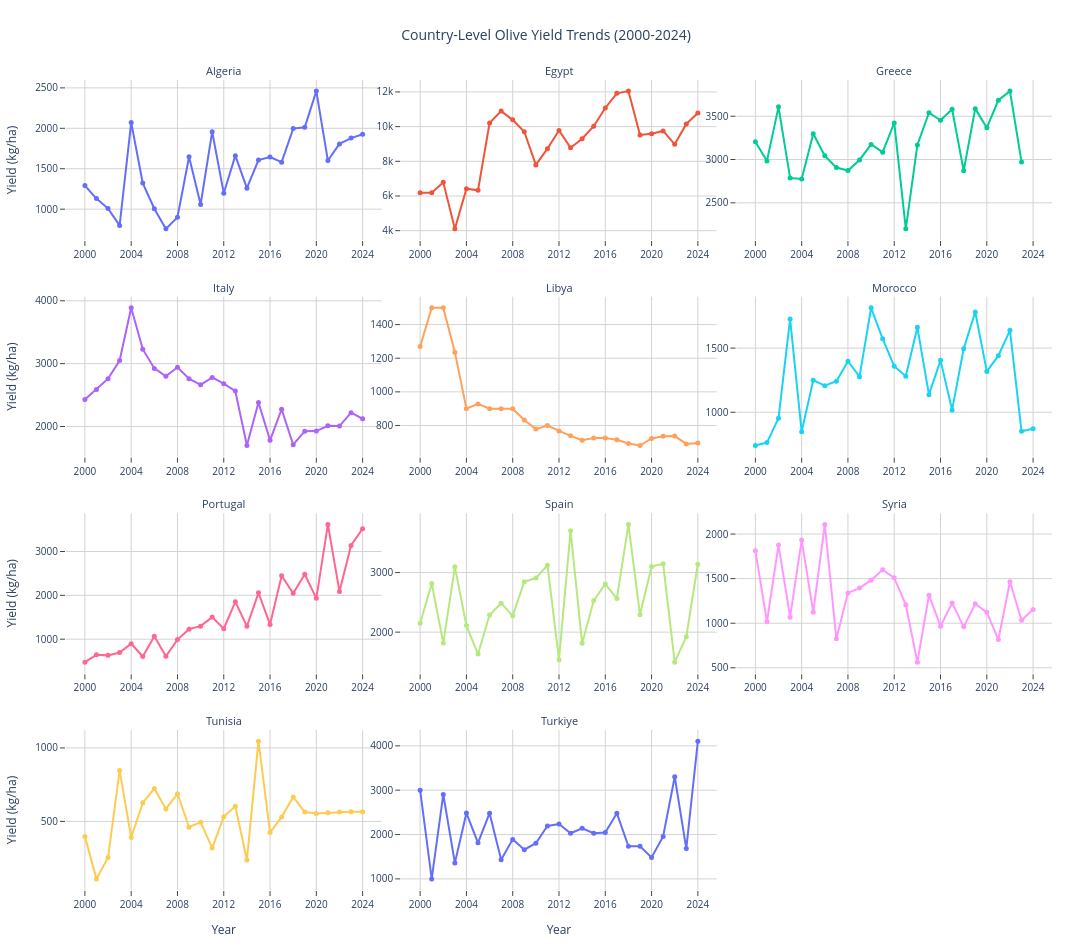

The cell this chart's notebook holds for it:
### Markdown cell above
## Business Question 1: How Has Olive Yield Evolved Across Mediterranean Countries Between 2000 and 2024?

Examine how olive yield evolved within each country and whether country-level trends followed the regional pattern.

Reading note: Each subplot uses an independent y-axis scale to make country-level changes easier to observe. Absolute yield levels can be compared using the axis values, but the visual magnitude of fluctuations should not be compared directly across panels.

### Code cell
# Create country-level time series
fig = px.line(
    df,
    x="Year",
    y="Yield_kg_per_ha",
    color="Country",
    facet_col="Country",
    facet_col_wrap=3,
    markers=True,
    title="Country-Level Olive Yield Trends (2000-2024)",
    labels={
        "Yield_kg_per_ha": "Yield (kg/ha)",
        "Year": "Year",
    },
)

# Use independent y-axis scales to highlight trends within each country
fig.update_yaxes(matches=None)

# Display y-axis ticks and gridlines in all panels
fig.for_each_yaxis(
    lambda axis: axis.update(
        showticklabels=True,
        showgrid=True,
        ticks="outside",
        gridcolor="lightgray",
    )
)

# Display year labels in all panels
fig.for_each_xaxis(
    lambda axis: axis.update(
        showticklabels=True,
        tickmode="linear",
        dtick=4,
        showgrid=True,
        ticks="outside",
        gridcolor="lightgray",
    )
)

# Remove the "Country=" prefix from facet labels
fig.for_each_annotation(
    lambda annotation: annotation.update(
        text=annotation.text.split("=")[-1],
        font=dict(size=11),
    )
)

# Improve line and marker visibility
fig.update_traces(
    line=dict(width=2),
    marker=dict(size=5),
)

fig.update_layout(
    height=950,
    width=1200,
    showlegend=False,
    hovermode="x unified",
    plot_bgcolor="white",
    paper_bgcolor="white",
    font=dict(size=10),
    title=dict(x=0.5, xanchor="center"),
    margin=dict(t=80, l=60, r=40, b=60),
)

fig.show()

### Figure 1 — Plotly figure (JSON) as saved in the notebook; plotly's stock layout.template omitted (floating-point values rounded to 4 significant figures)
{"data": [{"hovertemplate": "Country=Algeria<br>Year=%{x}<br>Yield (kg/ha)=%{y}<extra></extra>", "legendgroup": "Algeria", "line": {"color": "#636efa", "dash": "solid", "width": 2}, "marker": {"size": 5, "symbol": "circle"}, "mode": "lines+markers", "name": "Algeria", "orientation": "v", "showlegend": true, "type": "scatter", "x": [2000, 2001, 2002, 2003, 2004, 2005, 2006, 2007, 2008, 2009, 2010, 2011, 2012, 2013, 2014, 2015, 2016, 2017, 2018, 2019, 2020, 2021, 2022, 2023, 2024], "xaxis": "x10", "y": [1292.0, 1130.0, 1007.0, 799.3, 2071.0, 1322.0, 1005.0, 756.4, 899.5, 1647.0, 1058.0, 1958.0, 1198.0, 1662.0, 1259.0, 1608.0, 1644.0, 1581.0, 1997.0, 2013.0, 2460.0, 1601.0, 1807.0, 1879.0, 1926.0], "yaxis": "y10"}, {"hovertemplate": "Country=Egypt<br>Year=%{x}<br>Yield (kg/ha)=%{y}<extra></extra>", "legendgroup": "Egypt", "line": {"color": "#EF553B", "dash": "solid", "width": 2}, "marker": {"size": 5, "symbol": "circle"}, "mode": "lines+markers", "name": "Egypt", "orientation": "v", "showlegend": true, "type": "scatter", "x": [2000, 2001, 2002, 2003, 2004, 2005, 2006, 2007, 2008, 2009, 2010, 2011, 2012, 2013, 2014, 2015, 2016, 2017, 2018, 2019, 2020, 2021, 2022, 2023, 2024], "xaxis": "x11", "y": [6190.0, 6185.0, 6792.0, 4105.0, 6421.0, 6326.0, 10200.0, 10900.0, 10390.0, 9703.0, 7794.0, 8727.0, 9784.0, 8780.0, 9298.0, 10030.0, 11080.0, 11920.0, 12050.0, 9524.0, 9588.0, 9750.0, 8978.0, 10160.0, 10780.0], "yaxis": "y11"}, {"hovertemplate": "Country=Greece<br>Year=%{x}<br>Yield (kg/ha)=%{y}<extra></extra>", "legendgroup": "Greece", "line": {"color": "#00cc96", "dash": "solid", "width": 2}, "marker": {"size": 5, "symbol": "circle"}, "mode": "lines+markers", "name": "Greece", "orientation": "v", "showlegend": true, "type": "scatter", "x": [2000, 2001, 2002, 2003, 2004, 2005, 2006, 2007, 2008, 2009, 2010, 2011, 2012, 2013, 2014, 2015, 2016, 2017, 2018, 2019, 2020, 2021, 2022, 2023], "xaxis": "x12", "y": [3206.0, 2984.0, 3608.0, 2786.0, 2775.0, 3297.0, 3043.0, 2907.0, 2872.0, 2995.0, 3174.0, 3085.0, 3422.0, 2199.0, 3168.0, 3541.0, 3454.0, 3580.0, 2870.0, 3588.0, 3368.0, 3685.0, 3790.0, 2973.0], "yaxis": "y12"}, {"hovertemplate": "Country=Italy<br>Year=%{x}<br>Yield (kg/ha)=%{y}<extra></extra>", "legendgroup": "Italy", "line": {"color": "#ab63fa", "dash": "solid", "width": 2}, "marker": {"size": 5, "symbol": "circle"}, "mode": "lines+markers", "name": "Italy", "orientation": "v", "showlegend": true, "type": "scatter", "x": [2000, 2001, 2002, 2003, 2004, 2005, 2006, 2007, 2008, 2009, 2010, 2011, 2012, 2013, 2014, 2015, 2016, 2017, 2018, 2019, 2020, 2021, 2022, 2023, 2024], "xaxis": "x7", "y": [2428.0, 2590.0, 2761.0, 3050.0, 3889.0, 3230.0, 2925.0, 2798.0, 2942.0, 2762.0, 2663.0, 2781.0, 2681.0, 2564.0, 1698.0, 2381.0, 1780.0, 2275.0, 1710.0, 1926.0, 1927.0, 2011.0, 2007.0, 2220.0, 2123.0], "yaxis": "y7"}, {"hovertemplate": "Country=Libya<br>Year=%{x}<br>Yield (kg/ha)=%{y}<extra></extra>", "legendgroup": "Libya", "line": {"color": "#FFA15A", "dash": "solid", "width": 2}, "marker": {"size": 5, "symbol": "circle"}, "mode": "lines+markers", "name": "Libya", "orientation": "v", "showlegend": true, "type": "scatter", "x": [2000, 2001, 2002, 2003, 2004, 2005, 2006, 2007, 2008, 2009, 2010, 2011, 2012, 2013, 2014, 2015, 2016, 2017, 2018, 2019, 2020, 2021, 2022, 2023, 2024], "xaxis": "x8", "y": [1269.0, 1500.0, 1500.0, 1236.0, 900.0, 928.1, 900.0, 900.0, 900.0, 833.0, 778.3, 799.5, 767.1, 738.4, 712.8, 724.9, 725.4, 714.8, 692.8, 680.7, 722.6, 735.7, 736.7, 690.4, 695.8], "yaxis": "y8"}, {"hovertemplate": "Country=Morocco<br>Year=%{x}<br>Yield (kg/ha)=%{y}<extra></extra>", "legendgroup": "Morocco", "line": {"color": "#19d3f3", "dash": "solid", "width": 2}, "marker": {"size": 5, "symbol": "circle"}, "mode": "lines+markers", "name": "Morocco", "orientation": "v", "showlegend": true, "type": "scatter", "x": [2000, 2001, 2002, 2003, 2004, 2005, 2006, 2007, 2008, 2009, 2010, 2011, 2012, 2013, 2014, 2015, 2016, 2017, 2018, 2019, 2020, 2021, 2022, 2023, 2024], "xaxis": "x9", "y": [740.7, 763.6, 953.7, 1726.0, 847.5, 1250.0, 1207.0, 1242.0, 1398.0, 1277.0, 1814.0, 1572.0, 1359.0, 1281.0, 1662.0, 1137.0, 1404.0, 1018.0, 1494.0, 1781.0, 1318.0, 1441.0, 1638.0, 851.7, 871.7], "yaxis": "y9"}, {"hovertemplate": "Country=Portugal<br>Year=%{x}<br>Yield (kg/ha)=%{y}<extra></extra>", "legendgroup": "Portugal", "line": {"color": "#FF6692", "dash": "solid", "width": 2}, "marker": {"size": 5, "symbol": "circle"}, "mode": "lines+markers", "name": "Portugal", "orientation": "v", "showlegend": true, "type": "scatter", "x": [2000, 2001, 2002, 2003, 2004, 2005, 2006, 2007, 2008, 2009, 2010, 2011, 2012, 2013, 2014, 2015, 2016, 2017, 2018, 2019, 2020, 2021, 2022, 2023, 2024], "xaxis": "x4", "y": [474.8, 642.3, 630.7, 696.6, 896.5, 605.8, 1069.0, 608.1, 990.9, 1229.0, 1297.0, 1504.0, 1238.0, 1853.0, 1292.0, 2058.0, 1336.0, 2446.0, 2045.0, 2482.0, 1931.0, 3616.0, 2086.0, 3137.0, 3521.0], "yaxis": "y4"}, {"hovertemplate": "Country=Spain<br>Year=%{x}<br>Yield (kg/ha)=%{y}<extra></extra>", "legendgroup": "Spain", "line": {"color": "#B6E880", "dash": "solid", "width": 2}, "marker": {"size": 5, "symbol": "circle"}, "mode": "lines+markers", "name": "Spain", "orientation": "v", "showlegend": true, "type": "scatter", "x": [2000, 2001, 2002, 2003, 2004, 2005, 2006, 2007, 2008, 2009, 2010, 2011, 2012, 2013, 2014, 2015, 2016, 2017, 2018, 2019, 2020, 2021, 2022, 2023, 2024], "xaxis": "x5", "y": [2150.0, 2818.0, 1816.0, 3096.0, 2110.0, 1631.0, 2286.0, 2486.0, 2273.0, 2846.0, 2908.0, 3123.0, 1537.0, 3700.0, 1813.0, 2530.0, 2809.0, 2564.0, 3808.0, 2293.0, 3102.0, 3147.0, 1495.0, 1924.0, 3141.0], "yaxis": "y5"}, {"hovertemplate": "Country=Syria<br>Year=%{x}<br>Yield (kg/ha)=%{y}<extra></extra>", "legendgroup": "Syria", "line": {"color": "#FF97FF", "dash": "solid", "width": 2}, "marker": {"size": 5, "symbol": "circle"}, "mode": "lines+markers", "name": "Syria", "orientation": "v", "showlegend": true, "type": "scatter", "x": [2000, 2001, 2002, 2003, 2004, 2005, 2006, 2007, 2008, 2009, 2010, 2011, 2012, 2013, 2014, 2015, 2016, 2017, 2018, 2019, 2020, 2021, 2022, 2023, 2024], "xaxis": "x6", "y": [1812.0, 1016.0, 1876.0, 1068.0, 1933.0, 1124.0, 2108.0, 824.8, 1340.0, 1394.0, 1483.0, 1600.0, 1509.0, 1207.0, 562.7, 1314.0, 966.3, 1228.0, 959.0, 1218.0, 1122.0, 816.7, 1465.0, 1033.0, 1153.0], "yaxis": "y6"}, {"hovertemplate": "Country=Tunisia<br>Year=%{x}<br>Yield (kg/ha)=%{y}<extra></extra>", "legendgroup": "Tunisia", "line": {"color": "#FECB52", "dash": "solid", "width": 2}, "marker": {"size": 5, "symbol": "circle"}, "mode": "lines+markers", "name": "Tunisia", "orientation": "v", "showlegend": true, "type": "scatter", "x": [2000, 2001, 2002, 2003, 2004, 2005, 2006, 2007, 2008, 2009, 2010, 2011, 2012, 2013, 2014, 2015, 2016, 2017, 2018, 2019, 2020, 2021, 2022, 2023, 2024], "xaxis": "x", "y": [396.5, 108.9, 254.0, 847.3, 390.6, 627.7, 723.4, 584.8, 687.9, 460.2, 495.1, 318.7, 531.9, 603.5, 236.7, 1046.0, 425.3, 529.4, 666.9, 563.6, 554.7, 558.9, 564.2, 565.2, 566.1], "yaxis": "y"}, {"hovertemplate": "Country=Turkiye<br>Year=%{x}<br>Yield (kg/ha)=%{y}<extra></extra>", "legendgroup": "Turkiye", "line": {"color": "#636efa", "dash": "solid", "width": 2}, "marker": {"size": 5, "symbol": "circle"}, "mode": "lines+markers", "name": "Turkiye", "orientation": "v", "showlegend": true, "type": "scatter", "x": [2000, 2001, 2002, 2003, 2004, 2005, 2006, 2007, 2008, 2009, 2010, 2011, 2012, 2013, 2014, 2015, 2016, 2017, 2018, 2019, 2020, 2021, 2022, 2023, 2024], "xaxis": "x2", "y": [3000.0, 1000.0, 2903.0, 1360.0, 2484.0, 1813.0, 2482.0, 1429.0, 1891.0, 1658.0, 1805.0, 2192.0, 2236.0, 2030.0, 2140.0, 2031.0, 2046.0, 2482.0, 1736.0, 1735.0, 1484.0, 1955.0, 3302.0, 1683.0, 4106.0], "yaxis": "y2"}], "layout": {"annotations": [{"font": {"size": 11}, "showarrow": false, "text": "Tunisia", "x": 0.16, "xanchor": "center", "xref": "paper", "y": 0.1975, "yanchor": "bottom", "yref": "paper"}, {"font": {"size": 11}, "showarrow": false, "text": "Turkiye", "x": 0.5, "xanchor": "center", "xref": "paper", "y": 0.1975, "yanchor": "bottom", "yref": "paper"}, {"font": {"size": 11}, "showarrow": false, "text": "Portugal", "x": 0.16, "xanchor": "center", "xref": "paper", "y": 0.465, "yanchor": "bottom", "yref": "paper"}, {"font": {"size": 11}, "showarrow": false, "text": "Spain", "x": 0.5, "xanchor": "center", "xref": "paper", "y": 0.465, "yanchor": "bottom", "yref": "paper"}, {"font": {"size": 11}, "showarrow": false, "text": "Syria", "x": 0.84, "xanchor": "center", "xref": "paper", "y": 0.465, "yanchor": "bottom", "yref": "paper"}, {"font": {"size": 11}, "showarrow": false, "text": "Italy", "x": 0.16, "xanchor": "center", "xref": "paper", "y": 0.7325, "yanchor": "bottom", "yref": "paper"}, {"font": {"size": 11}, "showarrow": false, "text": "Libya", "x": 0.5, "xanchor": "center", "xref": "paper", "y": 0.7325, "yanchor": "bottom", "yref": "paper"}, {"font": {"size": 11}, "showarrow": false, "text": "Morocco", "x": 0.84, "xanchor": "center", "xref": "paper", "y": 0.7325, "yanchor": "bottom", "yref": "paper"}, {"font": {"size": 11}, "showarrow": false, "text": "Algeria", "x": 0.16, "xanchor": "center", "xref": "paper", "y": 1, "yanchor": "bottom", "yref": "paper"}, {"font": {"size": 11}, "showarrow": false, "text": "Egypt", "x": 0.5, "xanchor": "center", "xref": "paper", "y": 1, "yanchor": "bottom", "yref": "paper"}, {"font": {"size": 11}, "showarrow": false, "text": "Greece", "x": 0.84, "xanchor": "center", "xref": "paper", "y": 1, "yanchor": "bottom", "yref": "paper"}], "font": {"size": 10}, "height": 950, "hovermode": "x unified", "legend": {"title": {"text": "Country"}, "tracegroupgap": 0}, "margin": {"b": 60, "l": 60, "r": 40, "t": 80}, "paper_bgcolor": "white", "plot_bgcolor": "white", "showlegend": false, "title": {"text": "Country-Level Olive Yield Trends (2000-2024)", "x": 0.5, "xanchor": "center"}, "width": 1200, "xaxis": {"anchor": "y", "domain": [0, 0.32], "dtick": 4, "gridcolor": "lightgray", "showgrid": true, "showticklabels": true, "tickmode": "linear", "ticks": "outside", "title": {"text": "Year"}}, "xaxis10": {"anchor": "y10", "domain": [0, 0.32], "dtick": 4, "gridcolor": "lightgray", "matches": "x", "showgrid": true, "showticklabels": true, "tickmode": "linear", "ticks": "outside"}, "xaxis11": {"anchor": "y11", "domain": [0.34, 0.66], "dtick": 4, "gridcolor": "lightgray", "matches": "x", "showgrid": true, "showticklabels": true, "tickmode": "linear", "ticks": "outside"}, "xaxis12": {"anchor": "y12", "domain": [0.68, 1.0], "dtick": 4, "gridcolor": "lightgray", "matches": "x", "showgrid": true, "showticklabels": true, "tickmode": "linear", "ticks": "outside"}, "xaxis2": {"anchor": "y2", "domain": [0.34, 0.66], "dtick": 4, "gridcolor": "lightgray", "matches": "x", "showgrid": true, "showticklabels": true, "tickmode": "linear", "ticks": "outside", "title": {"text": "Year"}}, "xaxis3": {"anchor": "y3", "domain": [0.68, 1.0], "dtick": 4, "gridcolor": "lightgray", "matches": "x", "showgrid": true, "showticklabels": true, "tickmode": "linear", "ticks": "outside", "title": {"text": "Year"}}, "xaxis4": {"anchor": "y4", "domain": [0, 0.32], "dtick": 4, "gridcolor": "lightgray", "matches": "x", "showgrid": true, "showticklabels": true, "tickmode": "linear", "ticks": "outside"}, "xaxis5": {"anchor": "y5", "domain": [0.34, 0.66], "dtick": 4, "gridcolor": "lightgray", "matches": "x", "showgrid": true, "showticklabels": true, "tickmode": "linear", "ticks": "outside"}, "xaxis6": {"anchor": "y6", "domain": [0.68, 1.0], "dtick": 4, "gridcolor": "lightgray", "matches": "x", "showgrid": true, "showticklabels": true, "tickmode": "linear", "ticks": "outside"}, "xaxis7": {"anchor": "y7", "domain": [0, 0.32], "dtick": 4, "gridcolor": "lightgray", "matches": "x", "showgrid": true, "showticklabels": true, "tickmode": "linear", "ticks": "outside"}, "xaxis8": {"anchor": "y8", "domain": [0.34, 0.66], "dtick": 4, "gridcolor": "lightgray", "matches": "x", "showgrid": true, "showticklabels": true, "tickmode": "linear", "ticks": "outside"}, "xaxis9": {"anchor": "y9", "domain": [0.68, 1.0], "dtick": 4, "gridcolor": "lightgray", "matches": "x", "showgrid": true, "showticklabels": true, "tickmode": "linear", "ticks": "outside"}, "yaxis": {"anchor": "x", "domain": [0, 0.1975], "gridcolor": "lightgray", "showgrid": true, "showticklabels": true, "ticks": "outside", "title": {"text": "Yield (kg/ha)"}}, "yaxis10": {"anchor": "x10", "domain": [0.8025, 1], "gridcolor": "lightgray", "showgrid": true, "showticklabels": true, "ticks": "outside", "title": {"text": "Yield (kg/ha)"}}, "yaxis11": {"anchor": "x11", "domain": [0.8025, 1], "gridcolor": "lightgray", "showgrid": true, "showticklabels": true, "ticks": "outside"}, "yaxis12": {"anchor": "x12", "domain": [0.8025, 1], "gridcolor": "lightgray", "showgrid": true, "showticklabels": true, "ticks": "outside"}, "yaxis2": {"anchor": "x2", "domain": [0, 0.1975], "gridcolor": "lightgray", "showgrid": true, "showticklabels": true, "ticks": "outside"}, "yaxis3": {"anchor": "x3", "domain": [0, 0.1975], "gridcolor": "lightgray", "showgrid": true, "showticklabels": true, "ticks": "outside"}, "yaxis4": {"anchor": "x4", "domain": [0.2675, 0.465], "gridcolor": "lightgray", "showgrid": true, "showticklabels": true, "ticks": "outside", "title": {"text": "Yield (kg/ha)"}}, "yaxis5": {"anchor": "x5", "domain": [0.2675, 0.465], "gridcolor": "lightgray", "showgrid": true, "showticklabels": true, "ticks": "outside"}, "yaxis6": {"anchor": "x6", "domain": [0.2675, 0.465], "gridcolor": "lightgray", "showgrid": true, "showticklabels": true, "ticks": "outside"}, "yaxis7": {"anchor": "x7", "domain": [0.535, 0.7325], "gridcolor": "lightgray", "showgrid": true, "showticklabels": true, "ticks": "outside", "title": {"text": "Yield (kg/ha)"}}, "yaxis8": {"anchor": "x8", "domain": [0.535, 0.7325], "gridcolor": "lightgray", "showgrid": true, "showticklabels": true, "ticks": "outside"}, "yaxis9": {"anchor": "x9", "domain": [0.535, 0.7325], "gridcolor": "lightgray", "showgrid": true, "showticklabels": true, "ticks": "outside"}}}
